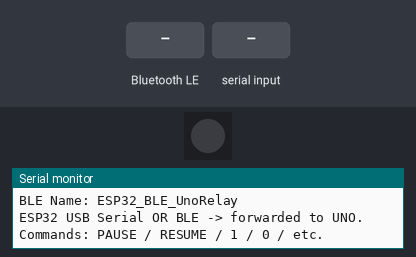
A sketch run on a simulated ESP32. Parts: 1 RGB LEDs in strip order, left to right, the last lines printed to the serial monitor. The test bench sets the inputs (shaded band). Dim RGB values are drawn brighter than linear; nothing arrives over Bluetooth unless stated; a phone connects over Bluetooth LE 3 s after start.

Above: at 1.2 s.
1.3 s: Bluetooth LE write "1" received
At 2.7 s:
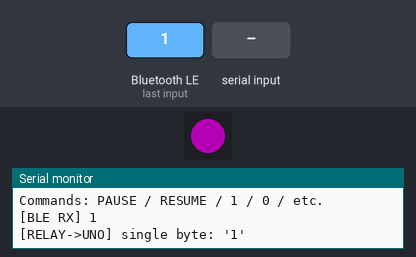
6.0 s: "0\n" received over the second serial link
At 6.3 s:
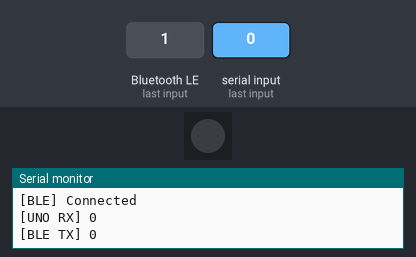
Timing chart, 0 to 9.0 s (numbered marks = the images above; inputs shaded):
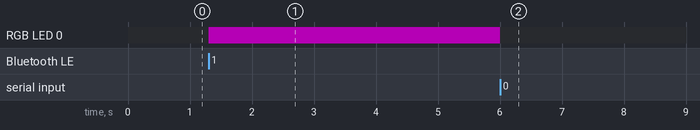

The sketch:

esp32_bluetooth_low_energy.ino
```cpp
#include <NimBLEDevice.h>
#include <Adafruit_NeoPixel.h>

// ---------- NeoPixel ----------
#define NEOPIXEL_PIN 16
#define NUM_PIXELS   1
Adafruit_NeoPixel strip(NUM_PIXELS, NEOPIXEL_PIN, NEO_GRB + NEO_KHZ800);

// Purple
static const uint8_t PURPLE_R = 255;
static const uint8_t PURPLE_G = 0;
static const uint8_t PURPLE_B = 255;

// ---------- UART to UNO (SoftwareSerial on UNO: Link(12, 11)) ----------
// UNO RX = D12  <-- ESP32 TX (GPIO17)
// UNO TX = D11  --> ESP32 RX (GPIO27)  NOTE: level-shift UNO->ESP32 (5V to 3.3V)
static const int ESP32_TX = 17;   // -> UNO D12 (RX)
static const int ESP32_RX = 27;   // <- UNO D11 (TX)
static const uint32_t LINK_BAUD = 9600;

// ---------- BLE NUS ----------
static const char* BLE_NAME = "ESP32_BLE_UnoRelay";
static NimBLEUUID SERVICE_UUID("6E400001-B5A3-F393-E0A9-E50E24DCCA9E");
static NimBLEUUID RX_UUID     ("6E400002-B5A3-F393-E0A9-E50E24DCCA9E"); // write
static NimBLEUUID TX_UUID     ("6E400003-B5A3-F393-E0A9-E50E24DCCA9E"); // notify

static volatile bool bleConnected = false;
NimBLECharacteristic* txChar = nullptr;

// -------------------- Helpers --------------------
void setPurple(bool on) {
  if (on) strip.setPixelColor(0, strip.Color(PURPLE_R, PURPLE_G, PURPLE_B));
  else    strip.setPixelColor(0, 0);
  strip.show();
}

void startAdvertising() {
  NimBLEAdvertising* adv = NimBLEDevice::getAdvertising();
  adv->stop();

  NimBLEAdvertisementData ad;
  ad.setFlags(0x06);
  ad.setName(BLE_NAME);
  ad.addServiceUUID(SERVICE_UUID);

  NimBLEAdvertisementData sr;
  sr.setName(BLE_NAME);

  adv->setAdvertisementData(ad);
  adv->setScanResponseData(sr);
  adv->start();

  Serial.println("[BLE] Advertising");
}

void sendToBLE(const char* message) {
  if (txChar == nullptr) return;
  if (!bleConnected) return;

  txChar->setValue((uint8_t*)message, strlen(message));
  txChar->notify();

  Serial.print("[BLE TX] ");
  Serial.println(message);
}

static void sendBleStatusToUNO() {
  // Line-based so UNO can parse
  Serial2.println(bleConnected ? "BLE:1" : "BLE:0");
}

// Relay function used by BOTH BLE and ESP32 Serial Monitor input
void relayToUNO(const String& incoming, const char* sourceTag) {
  String raw = incoming;
  raw.trim();
  if (raw.length() == 0) return;

  String upper = raw;
  upper.toUpperCase();

  Serial.print(sourceTag);
  Serial.print(" ");
  Serial.println(raw);

  // Special 1/0 behavior (single byte, plus NeoPixel)
  if (upper == "1") {
    setPurple(true);
    Serial2.write((uint8_t)'1');   // single byte
    Serial.println("[RELAY->UNO] single byte: '1'");
    return;
  }
  if (upper == "0") {
    setPurple(false);
    Serial2.write((uint8_t)'0');   // single byte
    Serial.println("[RELAY->UNO] single byte: '0'");
    return;
  }

  // Commands (line-based) - includes PAUSE/RESUME
  if (upper == "START_FORWARD" || upper == "START_BACK" ||
      upper == "US_STOP_FOR"   || upper == "US_STOP_BACK" ||
      upper == "RESET"         || upper == "RESUME" ||
      upper == "EMERGENCY_STOP"|| upper == "PAUSE") {
    Serial2.println(upper);
    Serial.print("[RELAY->UNO] ");
    Serial.println(upper);
    return;
  }

  // Anything else line-based
  Serial2.println(raw);
  Serial.print("[RELAY->UNO] ");
  Serial.println(raw);
}

// -------------------- BLE Callbacks --------------------
class ServerCB : public NimBLEServerCallbacks {
  void onConnect(NimBLEServer*, NimBLEConnInfo&) override {
    bleConnected = true;
    Serial.println("[BLE] Connected");
    sendBleStatusToUNO();
  }
  void onDisconnect(NimBLEServer*, NimBLEConnInfo&, int) override {
    bleConnected = false;
    Serial.println("[BLE] Disconnected");
    sendBleStatusToUNO();
    startAdvertising();
  }
};

class RxCB : public NimBLECharacteristicCallbacks {
  void onWrite(NimBLECharacteristic* c, NimBLEConnInfo&) override {
    std::string v = c->getValue();
    if (v.empty()) return;
    relayToUNO(String(v.c_str()), "[BLE RX]");
  }
};

void setup() {
  Serial.begin(115200);
  Serial2.begin(LINK_BAUD, SERIAL_8N1, ESP32_RX, ESP32_TX);

  strip.begin();
  strip.setBrightness(64);
  setPurple(false);

  NimBLEDevice::init(BLE_NAME);
  NimBLEDevice::setPower(ESP_PWR_LVL_P9);

  NimBLEServer* server = NimBLEDevice::createServer();
  server->setCallbacks(new ServerCB());

  NimBLEService* svc = server->createService(SERVICE_UUID);

  txChar = svc->createCharacteristic(TX_UUID, NIMBLE_PROPERTY::NOTIFY);

  NimBLECharacteristic* rxChar = svc->createCharacteristic(
    RX_UUID, NIMBLE_PROPERTY::WRITE | NIMBLE_PROPERTY::WRITE_NR
  );
  rxChar->setCallbacks(new RxCB());

  svc->start();
  startAdvertising();

  // Force initial status to UNO
  bleConnected = false;
  sendBleStatusToUNO();

  Serial.print("BLE Name: ");
  Serial.println(BLE_NAME);
  Serial.println("ESP32 USB Serial OR BLE -> forwarded to UNO.");
  Serial.println("Commands: PAUSE / RESUME / 1 / 0 / etc.");
}

void loop() {
  // 1) ESP32 USB Serial -> UNO (line-based)
  static String usbBuffer;
  while (Serial.available()) {
    char c = (char)Serial.read();
    if (c == '\n' || c == '\r') {
      if (usbBuffer.length() > 0) {
        relayToUNO(usbBuffer, "[USB RX]");
        usbBuffer = "";
      }
    } else if (c >= 32 && c <= 126) {
      if (usbBuffer.length() < 200) usbBuffer += c;
      else usbBuffer = "";
    }
  }

  // 2) UNO -> ESP32 -> print + forward to BLE (line-based)
  static String unoBuffer;
  while (Serial2.available()) {
    char c = (char)Serial2.read();

    if (c == '\n' || c == '\r') {
      if (unoBuffer.length() > 0) {
        unoBuffer.trim();

        // Reflect 1/0 from UNO on NeoPixel too (if UNO ever sends them as lines)
        if (unoBuffer == "1") setPurple(true);
        else if (unoBuffer == "0") setPurple(false);

        Serial.print("[UNO RX] ");
        Serial.println(unoBuffer);

        sendToBLE(unoBuffer.c_str());
        unoBuffer = "";
      }
    } else if (c >= 32 && c <= 126) {
      if (unoBuffer.length() < 200) unoBuffer += c;
      else unoBuffer = "";
    }
  }
}
```

Measured:
- after the input at 1.3 s, RGB LED 0: off → RGB(64, 0, 64) at once
- after the input at 6.0 s, RGB LED 0: RGB(64, 0, 64) → off at once
